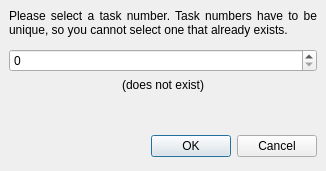
<ui version="4.0" >
 <author></author>
 <comment></comment>
 <exportmacro></exportmacro>
 <class>TaskIdDialog</class>
 <widget class="QDialog" name="TaskIdDialog" >
  <property name="geometry" >
   <rect>
    <x>0</x>
    <y>0</y>
    <width>326</width>
    <height>171</height>
   </rect>
  </property>
  <property name="windowTitle" >
   <string>Select Task Number</string>
  </property>
  <layout class="QGridLayout" >
   <property name="margin" >
    <number>9</number>
   </property>
   <property name="spacing" >
    <number>6</number>
   </property>
   <item row="3" column="0" >
    <spacer>
     <property name="orientation" >
      <enum>Qt::Vertical</enum>
     </property>
     <property name="sizeHint" >
      <size>
       <width>20</width>
       <height>21</height>
      </size>
     </property>
    </spacer>
   </item>
   <item row="2" column="0" >
    <widget class="QLabel" name="labelExists" >
     <property name="text" >
      <string>(does not exist)</string>
     </property>
     <property name="alignment" >
      <set>Qt::AlignCenter</set>
     </property>
    </widget>
   </item>
   <item row="1" column="0" >
    <widget class="QSpinBox" name="spinBox" />
   </item>
   <item row="0" column="0" >
    <widget class="QLabel" name="label_3" >
     <property name="sizePolicy" >
      <sizepolicy>
       <hsizetype>3</hsizetype>
       <vsizetype>3</vsizetype>
       <horstretch>0</horstretch>
       <verstretch>0</verstretch>
      </sizepolicy>
     </property>
     <property name="text" >
      <string>Please select a task number. Task numbers have to be unique, so you cannot select one that already exists.</string>
     </property>
     <property name="alignment" >
      <set>Qt::AlignJustify|Qt::AlignTop</set>
     </property>
     <property name="wordWrap" >
      <bool>true</bool>
     </property>
    </widget>
   </item>
   <item row="4" column="0" >
    <layout class="QHBoxLayout" >
     <property name="margin" >
      <number>0</number>
     </property>
     <property name="spacing" >
      <number>6</number>
     </property>
     <item>
      <spacer>
       <property name="orientation" >
        <enum>Qt::Horizontal</enum>
       </property>
       <property name="sizeHint" >
        <size>
         <width>131</width>
         <height>31</height>
        </size>
       </property>
      </spacer>
     </item>
     <item>
      <widget class="QPushButton" name="okButton" >
       <property name="text" >
        <string>OK</string>
       </property>
      </widget>
     </item>
     <item>
      <widget class="QPushButton" name="cancelButton" >
       <property name="text" >
        <string>Cancel</string>
       </property>
      </widget>
     </item>
    </layout>
   </item>
  </layout>
 </widget>
 <pixmapfunction></pixmapfunction>
 <resources/>
 <connections>
  <connection>
   <sender>okButton</sender>
   <signal>clicked()</signal>
   <receiver>TaskIdDialog</receiver>
   <slot>accept()</slot>
   <hints>
    <hint type="sourcelabel" >
     <x>278</x>
     <y>253</y>
    </hint>
    <hint type="destinationlabel" >
     <x>96</x>
     <y>254</y>
    </hint>
   </hints>
  </connection>
  <connection>
   <sender>cancelButton</sender>
   <signal>clicked()</signal>
   <receiver>TaskIdDialog</receiver>
   <slot>reject()</slot>
   <hints>
    <hint type="sourcelabel" >
     <x>369</x>
     <y>253</y>
    </hint>
    <hint type="destinationlabel" >
     <x>179</x>
     <y>282</y>
    </hint>
   </hints>
  </connection>
 </connections>
</ui>
